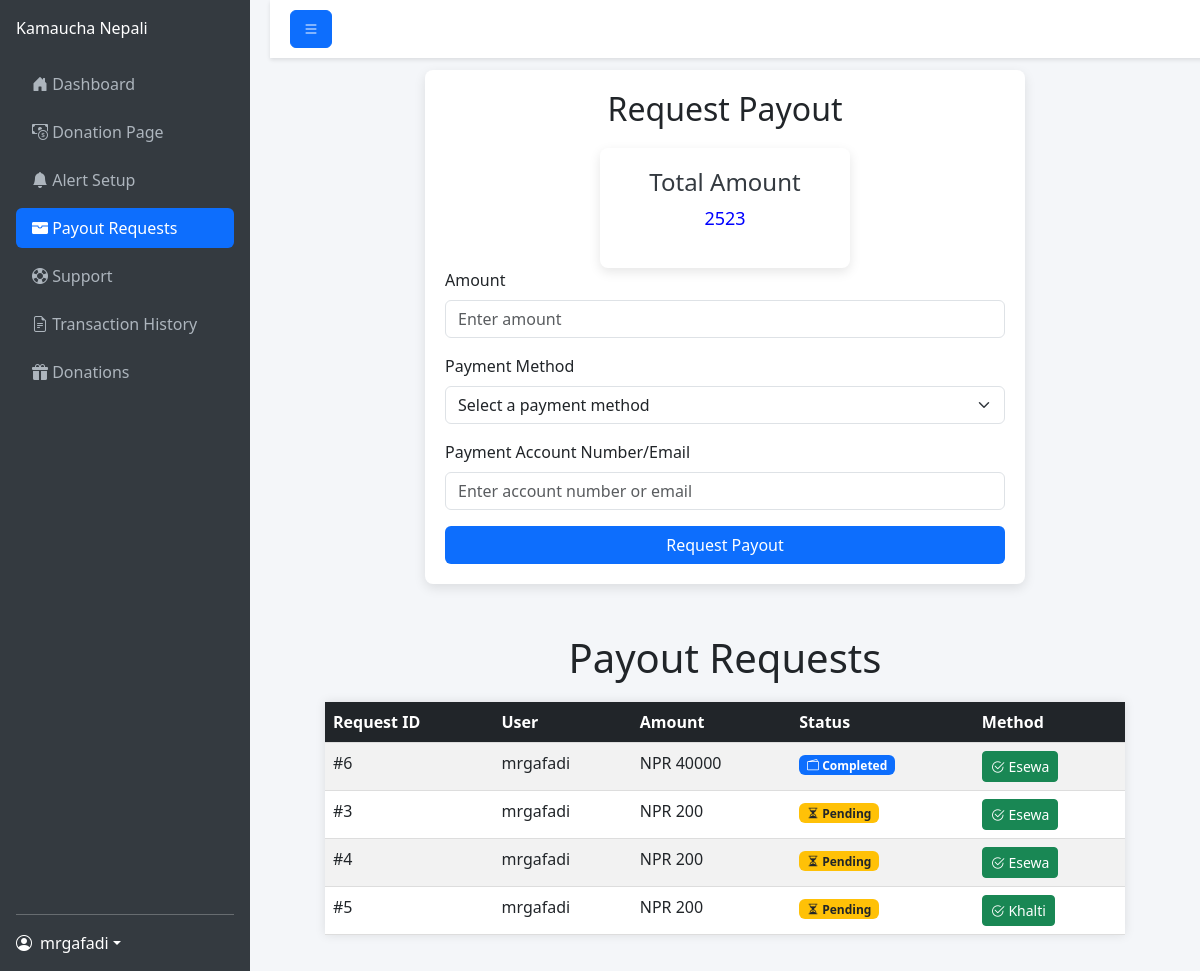
Screenshot of /dashboard/payout_request_page/ (signed in) with the database file from the repository.
### home/models.py (models this page shows, shortened)
class PayoutRequest(models.Model):
    PENDING = 'Pending'
    APPROVED = 'Approved'
    REJECTED = 'Rejected'
    COMPLETED = 'Completed'
    PAYOUT_STATUS_CHOICES = [
        (PENDING, 'Pending'),
        (APPROVED, 'Approved'),
        (REJECTED, 'Rejected'),
        (COMPLETED, 'Completed'),
    ]
    username = models.ForeignKey(User, on_delete=models.CASCADE)
    payout_amount = models.IntegerField()
    payout_account = models.TextField()
    payout_method = models.TextField()
    payout_status = models.CharField(
        max_length=20,
        choices=PAYOUT_STATUS_CHOICES,
        default=PENDING,
    )
    appeal_date = models.DateField(auto_now_add=True)

### home/views.py (the view, shortened to what this page needs)
# urls.py: path("dashboard/payout_request_page/", views.payout_request_page,name="payout_request_page"),
def payout_request_page(request):
    if request.user.is_authenticated:
        try:
         total_donation = TotalDonation.objects.get(username=request.user).total_donation
        except TotalDonation.DoesNotExist:
         total_donation = 0
        payout_requests = PayoutRequest.objects.filter(username=request.user).order_by('-appeal_date')
        return render(request,"home/payout_request.html",{"total_donation":total_donation , "payout_requests":payout_requests})
    return redirect("/login/")

### home/templates/home/payout_request.html (shortened to what this page needs)
<!DOCTYPE html>
<html lang="en">
<head>
    <link href="https://cdn.jsdelivr.net/npm/bootstrap@5.3.0/dist/css/bootstrap.min.css" rel="stylesheet">
    <link href="https://cdn.jsdelivr.net/npm/bootstrap-icons@1.10.5/font/bootstrap-icons.css" rel="stylesheet">
</head>
<body>
    <nav class="sidebar d-flex flex-column p-3">
        <a href="#" class="navbar-brand mb-4">Kamaucha Nepali</a>
        <ul class="nav nav-pills flex-column mb-auto">
            <li class="nav-item mb-2">
                <a href="{% url "dashboard_page" %}" class="nav-link">
                    <i class="bi bi-house-door-fill"></i>
                    <span>Dashboard</span>
                </a>
            </li>
            <li class="nav-item mb-2">
                <a href="{% url "donation_setup_page" %}" class="nav-link">
                    <i class="bi bi-cash-coin"></i>
                    <span>Donation Page</span>
                </a>
            </li>
            <li class="nav-item mb-2">
                <a href="{% url "alert_setup_page" %}" class="nav-link">
                    <i class="bi bi-bell-fill"></i>
                    <span>Alert Setup</span>
                </a>
            </li>
            <li class="nav-item mb-2">
                <a href="{% url "payout_request_page" %}" class="nav-link active">
                    <i class="bi bi-wallet-fill"></i>
                    <span>Payout Requests</span>
                </a>
            </li>
            <li class="nav-item mb-2">
                <a href="{% url "support_page" %}" class="nav-link">
                    <i class="bi bi-life-preserver"></i>
                    <span>Support</span>
                </a>
            </li>
            <li class="nav-item mb-2">
                <a href="{% url "transcations_history_page" %}" class="nav-link">
                    <i class="bi bi-file-earmark-text"></i>
                    <span>Transaction History</span>
                </a>
            </li>
            <li class="nav-item mb-2">
                <a href="{% url "donations_page" %}" class="nav-link">
                    <i class="bi bi-gift-fill"></i>
                    <span>Donations</span>
                </a>
            </li>
        </ul>
        <hr>
        <div class="dropdown">
            <a href="#" class="d-flex align-items-center text-white text-decoration-none dropdown-toggle" id="userDropdown" data-bs-toggle="dropdown" aria-expanded="false">
                <i class="bi bi-person-circle me-2"></i>
                <span>{{user.username}}</span>
            </a>
        </div>
    </nav>
    <div class="content flex-grow-1">
        <nav class="top-navbar d-flex justify-content-between align-items-center">
            <div>
                <button class="btn btn-primary" id="sidebarToggle">
                    <i class="bi bi-list"></i>
                </button>
            </div>
        </nav>
        <div class="form-container">
            <h2>Request Payout</h2>
            <form id="payout-form" method="POST">
                <div class="total-donation-card">
                    <h3>Total Amount</h3>
                    <p>{{ total_donation }}</p>
                </div>
                <div class="mb-3">
                    <label for="amount" class="form-label">Amount</label>
                    <input type="number" class="form-control" id="amount" name="amount" placeholder="Enter amount" required>
                </div>
                <div class="mb-3">
                    <label for="payment_method" class="form-label">Payment Method</label>
                    <select class="form-select" id="payment_method" name="payment_method" required>
                        <option value="" disabled selected>Select a payment method</option>
                    </select>
                </div>
                <div class="mb-3">
                    <label for="payment_account" class="form-label">Payment Account Number/Email</label>
                    <input type="text" class="form-control" id="payment_account" name="payment_account" placeholder="Enter account number or email" required>
                </div>
                <button type="submit" class="btn btn-submit">Request Payout</button>
            </form>
        </div>
        <div class="requests_container">
            <h1>Payout Requests</h1>
            <table class="table table-striped table-hover">
                <thead class="table-dark">
                    <tr>
                        <th scope="col">Request ID</th>
                        <th scope="col">User</th>
                        <th scope="col">Amount</th>
                        <th scope="col">Status</th>
                        <th scope="col">Method</th>
                    </tr>
                </thead>
                <tbody>
                    {% for request in payout_requests %}
                    <tr>
                        <td>#{{ request.id }}</td>
                        <td>{{ request.username }}</td>
                        <td>NPR {{ request.payout_amount }}</td>
                        <td>
                            {% if request.payout_status == 'Pending' %}
                                <span class="badge bg-warning text-dark"><i class="bi bi-hourglass-split"></i> Pending</span>
                            {% elif request.payout_status == 'Approved' %}
                                <span class="badge bg-success"><i class="bi bi-check-circle-fill"></i> Approved</span>
                            {% elif request.payout_status == 'Rejected' %}
                                <span class="badge bg-danger"><i class="bi bi-x-circle-fill"></i> Rejected</span>
                            {% elif request.payout_status == 'Completed' %}
                                <span class="badge bg-primary"><i class="bi bi-wallet2"></i> Completed</span>
                            {% endif %}
                        </td>
                        <td>
                            {% if request.payout_method == 'Esewa' %}
                                <button class="btn btn-sm btn-success"><i class="bi bi-check2-circle"></i> Esewa</button>
                            {% else %}
                                <button class="btn btn-sm btn-success"><i class="bi bi-check2-circle"></i> Khalti</button>
                            {% endif %}
                        </td>
                    </tr>
                    {% endfor %}
                </tbody>
            </table>
        </div>
</body>
</html>

### home/templates/home/payout_request.html (style rules this page uses)
body { display: flex; min-height: 100vh; background-color: #f4f6f9; }
.sidebar { min-width: 250px; max-width: 250px; background-color: #343a40; color: #fff; transition: all 0.3s; }
.sidebar .nav-link { color: #adb5bd; transition: all 0.3s; }
.sidebar .nav-link.active { background-color: #0d6efd; color: #fff; }
.content { width: 100%; padding: 20px; transition: all 0.3s; }
.top-navbar { width: 100%; padding: 10px 20px; background-color: #fff; box-shadow: 0 2px 4px rgba(0,0,0,0.1); position: fixed; top: 0; z-index: 1000; display: flex; justify-content: space-between; align-items: center; }
.sidebar { min-width: 250px; max-width: 250px; background-color: #343a40; color: #fff; transition: all 0.3s ease; }
.content { transition: all 0.3s ease; }
.form-container { max-width: 600px; margin: 50px auto; background-color: #fff; padding: 20px; border-radius: 8px; box-shadow: 0px 4px 12px rgba(0, 0, 0, 0.1); }
h2 { text-align: center; margin-bottom: 20px; }
.btn-submit { width: 100%; background-color: #0d6efd; color: #fff; }
.total-donation-card { max-width: 250px; margin: auto; margin-top: 20px; padding: 20px; border-radius: 8px; background-color: #fff; box-shadow: 0px 4px 12px rgba(0, 0, 0, 0.1); text-align: center; }
.total-donation-card h3 { font-size: 24px; color: #343a40; }
.total-donation-card p { font-size: 18px; color: #0d6efd; }
.total-donation-card p { decoration : none; color : Blue; font:sans-sherif; }
.requests_container { max-width: 800px; margin: 0 auto; }
h1 { text-align: center; margin-bottom: 20px; }
table { width: 100%; border-collapse: collapse; margin-bottom: 30px; background-color: #fff; box-shadow: 0 0 10px rgba(0, 0, 0, 0.1); }
table th, table td { padding: 15px; text-align: left; border-bottom: 1px solid #ddd; }
table th { background-color: #f8f8f8; }

### rows the page displays
PayoutRequest: id "6", username "mrgafadi", payout_amount "40000", payout_status "Completed" (drawn), payout_method "Esewa"
PayoutRequest: id "3", username "mrgafadi", payout_amount "200", payout_status "Pending" (drawn), payout_method "Esewa"
PayoutRequest: id "4", username "mrgafadi", payout_amount "200", payout_status "Pending" (drawn), payout_method "Esewa"
PayoutRequest: id "5", username "mrgafadi", payout_amount "200", payout_status "Pending" (drawn), payout_method "Khalti"

### other values shown
{{ user.username }} "mrgafadi"
{{ total_donation }} "2523"
